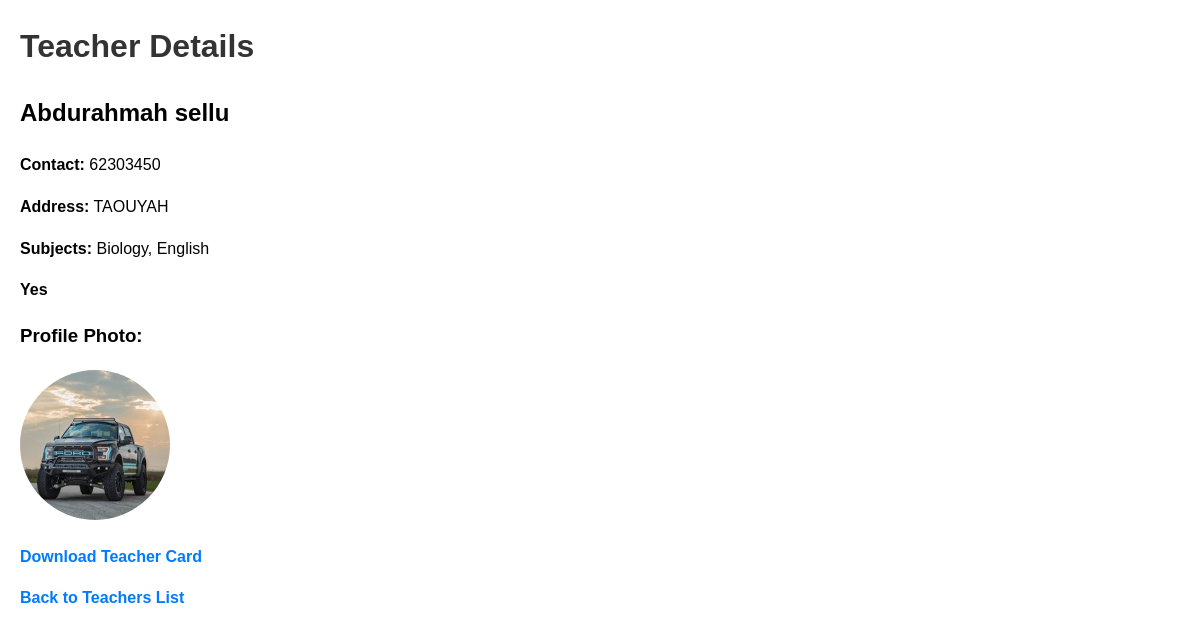
The page /teachers/1/ on the database its author committed.
### students/models.py (models this page shows, shortened)
class Teacher(models.Model):
    first_name = models.CharField(max_length=100)
    last_name = models.CharField(max_length=100)
    contact = models.CharField(max_length=15)
    address = models.TextField()
    profile_photo = models.ImageField(upload_to='teachers/photos/', null=True, blank=True)
    documents = models.FileField(upload_to='teachers/documents/', null=True, blank=True)  # Document upload
    subjects = models.ManyToManyField('Subject', related_name="teachers")
    is_class_master = models.BooleanField(default=False)
    admission_number = models.CharField(max_length=15, unique=True, blank=True)  # Staff ID
    salary = models.DecimalField(max_digits=10, decimal_places=2, null=True, blank=True)  # Salary field
    grades = models.ManyToManyField(CLASS, related_name="teachers")

class Subject(models.Model):
    name = models.CharField(max_length=100)

### students/views.py (the view)
# urls.py: path('teachers/<int:teacher_id>/',views.teacher_detail, name='teacher_detail'),
def teacher_detail(request, teacher_id):
    teacher = get_object_or_404(Teacher, pk=teacher_id)
    return render(request, 'students/teacher_detail.html', {'teacher': teacher})

### template/students/teacher_detail.html (shortened to what this page needs)
{% load static %}
{% load i18n %}
<!DOCTYPE html>
<html lang="en">
<head>
    <link rel="stylesheet" href="{% static 'styles.css' %}">
</head>
<body>
    <h1>Teacher Details</h1>
    <div>
        <h2>{{ teacher.first_name }} {{ teacher.last_name }}</h2>
        <p><strong>Contact:</strong> {{ teacher.contact }}</p>
        <p><strong>Address:</strong> {{ teacher.address }}</p>
        <p><strong>Subjects:</strong>
            {% for subject in teacher.subjects.all %}
                {{ subject.name }}{% if not forloop.last %}, {% endif %}
            {% endfor %}
        </p>
        <p><strong><td>
            {% if teacher.is_class_master %}
                Yes
            {% else %}
                No
            {% endif %}
        </td>
        </p>
        <div>
            <h3>Profile Photo:</h3>
            {% if teacher.profile_photo %}
                <img src="{{ teacher.profile_photo.url }}" alt="Profile Photo" style="width: 150px; height: 150px; border-radius: 50%;">
            {% else %}
                <p>No Profile Photo</p>
            {% endif %}
        </div>
        <p>
            <a href="{% url 'generate_teacher_card' teacher.id %}" target="_blank">Download Teacher Card</a>
        </p>
    </div>
    <a href="{% url 'teacher_list' %}">Back to Teachers List</a>
</body>
</html>

### staticfiles/styles.css (style rules this page uses)
body { font-family: Arial, sans-serif; line-height: 1.6; margin: 20px; }
h1 { color: #333; }
a { color: #007BFF; text-decoration: none; }

### rows shown on the page
Teacher: first_name "Abdurahmah", last_name "sellu", contact "62303450", address "TAOUYAH", profile_photo (picture)
Subject: name "Biology"
Subject: name "English"
